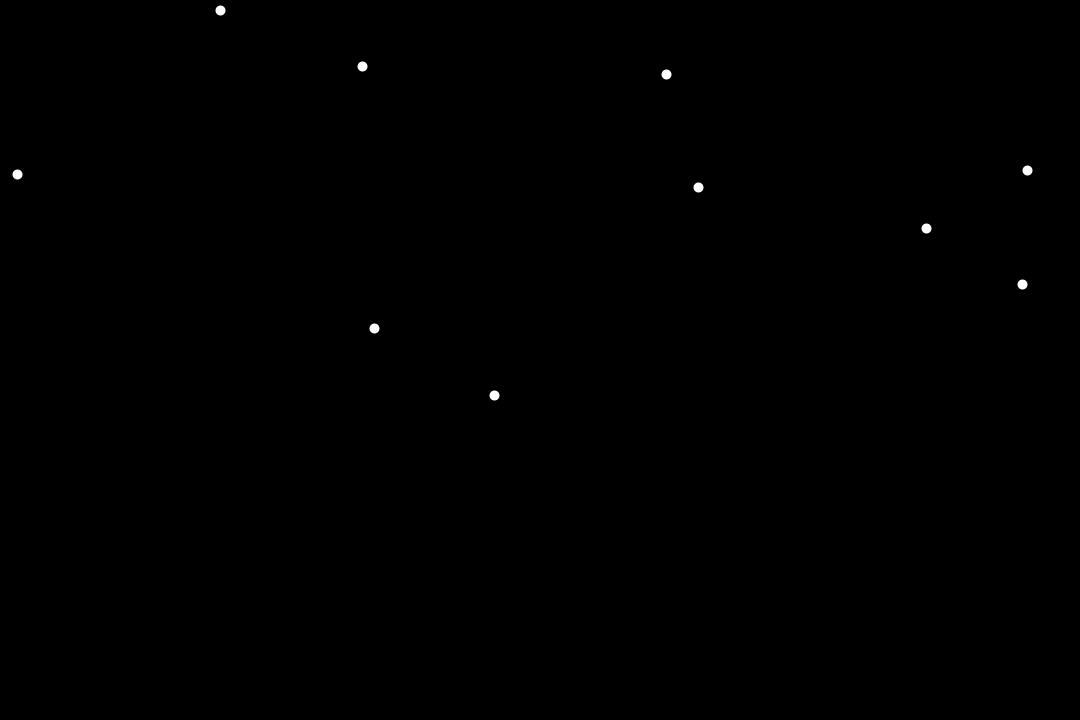
Frame 1 (no input)
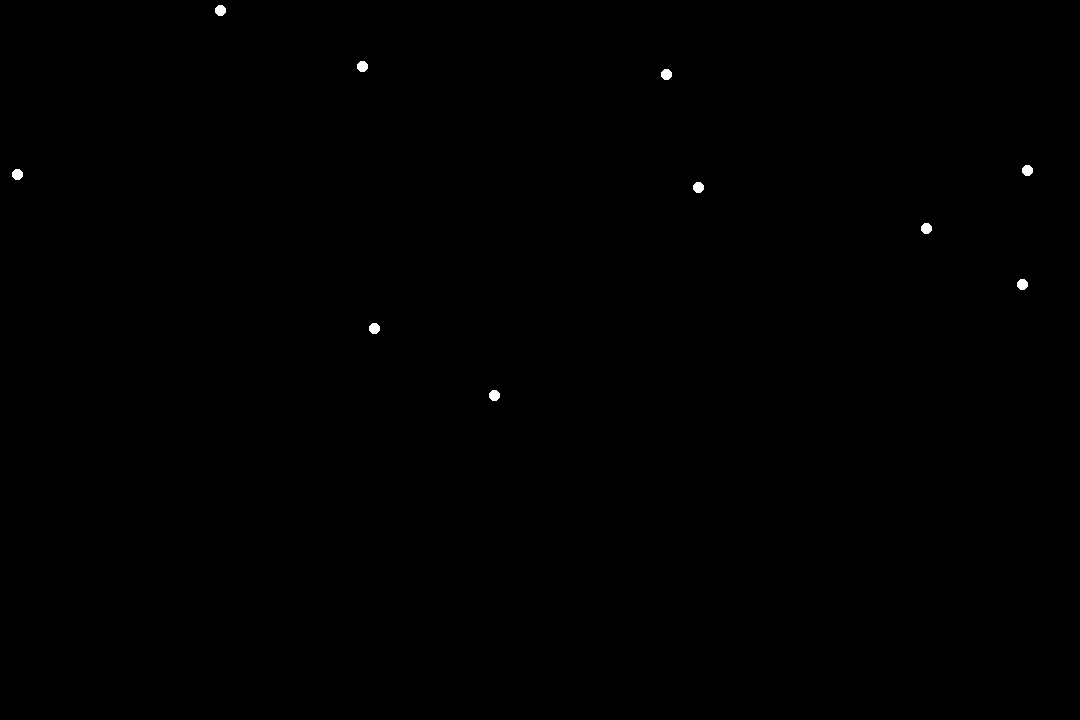
Frame 60 (the mouse pressed at the canvas centre just before this capture)
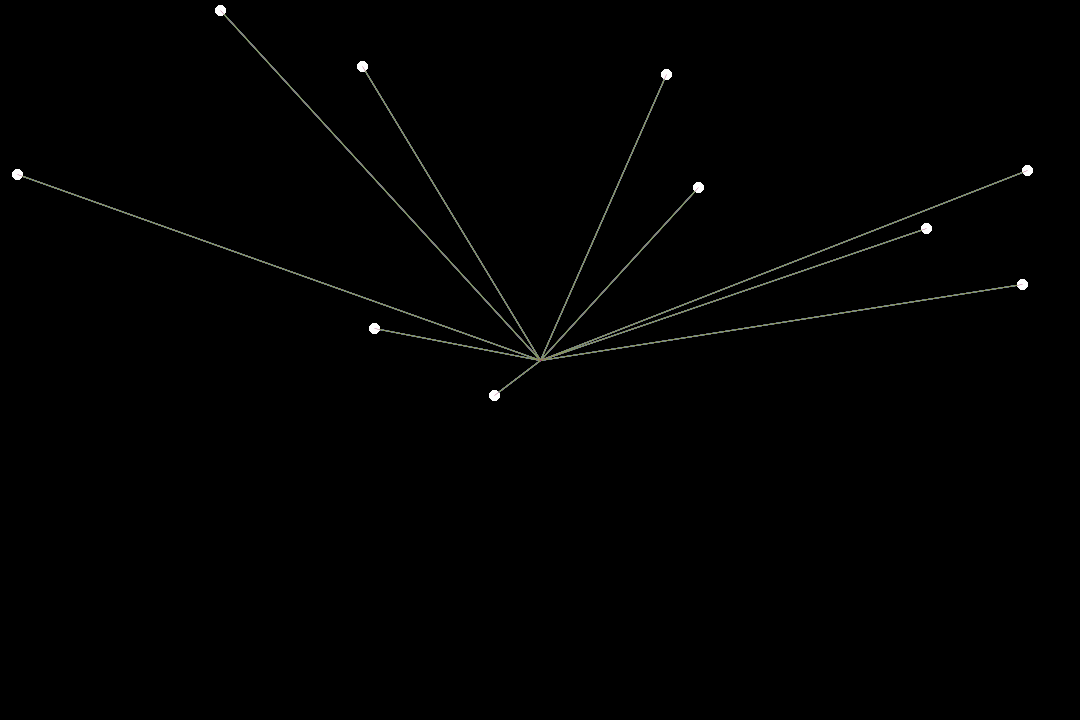
Frame 120 (the mouse held since frame 60 and released just before this capture)

The Processing sketch that drew these frames (run headless with seeded random() and noise(); from frame 60 on, the mouse is pressed at the canvas centre):

// Processing sketch: processing_85999
// ── processing_85999.pde

String programmmodus = "static";
int anzahl = 10;
int[] xlist = new int[anzahl];
int[] ylist = new int[anzahl];
int[] speedlist = new int[anzahl];
int speed = 10;
void setup () {
size(1080,720);
background(0,0,0);
//anti-aliased on
smooth();

for (int a = 0; a < anzahl; a++) { //Liste
xlist[a] = int(random(0,1080));
ylist[a] = int(random(0,720));
speedlist[a] = 10;
}

}
void draw () {
if (programmmodus == "action") {
background(0);
for (int a = 0; a < anzahl; a++) {
xlist[a]=xlist[a]+speedlist[a];

if (xlist[a] > width) {
speedlist[a]=-speedlist[a];
}
if (xlist[a] < 1){
speedlist[a]=-speedlist[a];
}
}

}
stroke(255);
strokeWeight(10);

for (int a = 0; a < anzahl; a++) {
point(xlist[a],ylist[a]);
}
noStroke();

stroke(random(255),random(255),random(255));
strokeWeight(random(1));
if(mousePressed) {

for (int a = 0; a < anzahl; a++) {
line(mouseX,mouseY,xlist[a],ylist[a]);
} 

}

}

void keyReleased()
{
if (key == 'b') {
background(0);
}
}

void keyPressed() 
{
if (key == 'n') {
background(0);
for (int a = 0; a < anzahl; a++) {
xlist[a] = int(random(0,1080));
ylist[a] = int(random(0,720));
}


} else if (key == 'a') {
if ( programmmodus == "action") {
programmmodus = "static";
} else {
programmmodus = "action";
}
}
}
